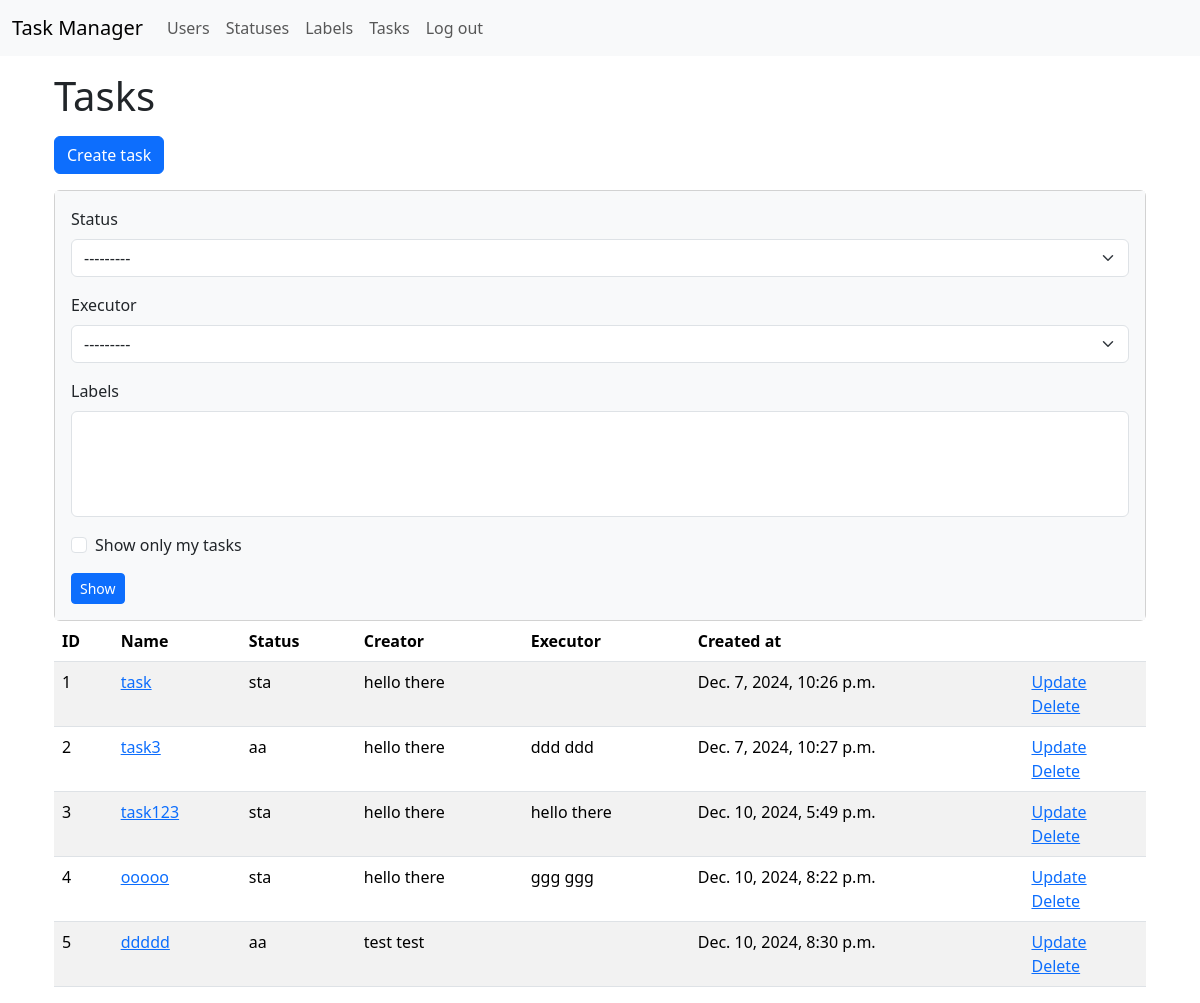
/tasks/ (signed in), run on an earlier commit of the app's database.
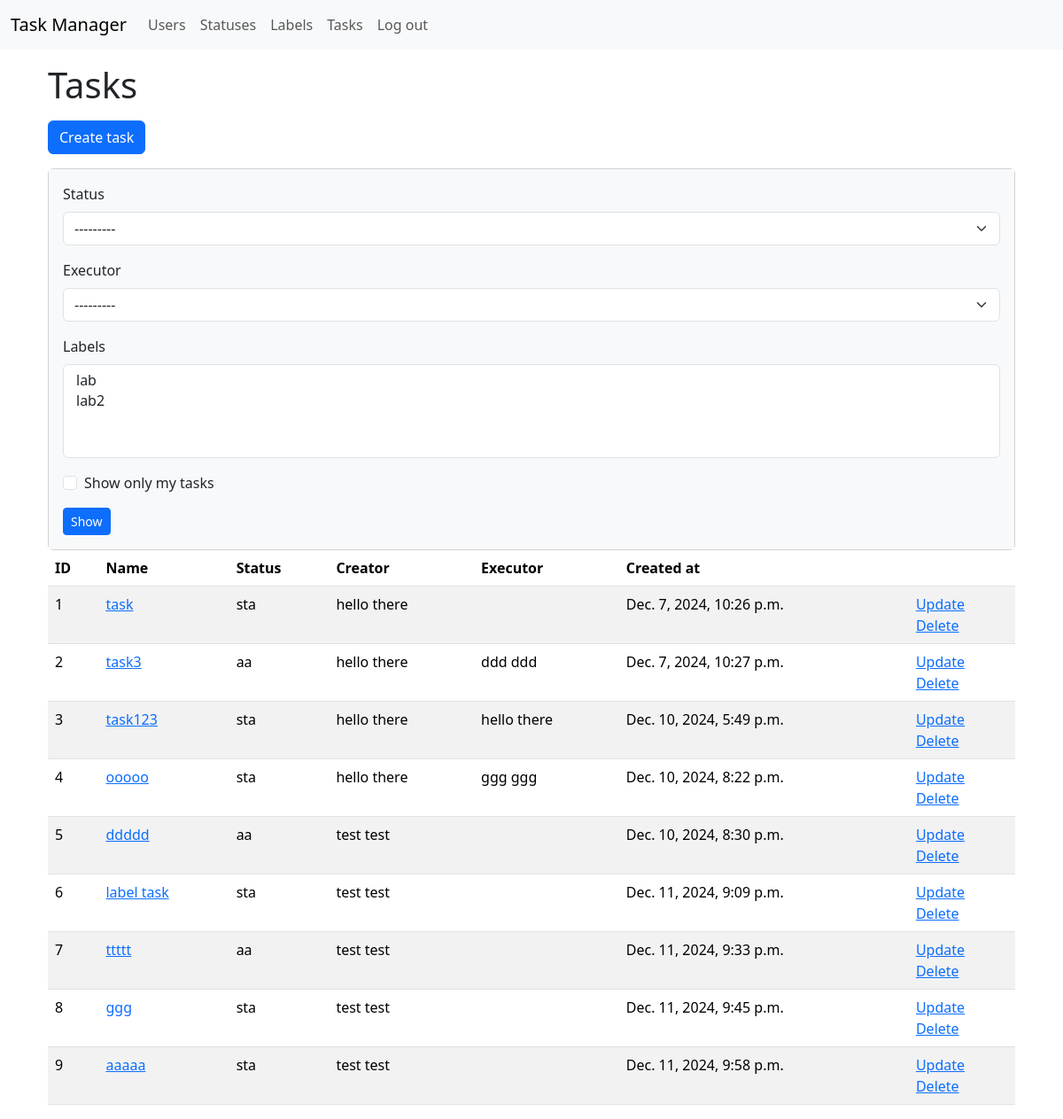
And on a later commit of the database.
### task_manager/task/models.py (models this page shows, shortened)
class Task(models.Model):
    name = models.CharField(max_length=150, blank=False)
    description = models.TextField(blank=True, null=True)
    status = models.ForeignKey(Status, blank=False, on_delete=models.PROTECT)
    creator = models.ForeignKey(
        User, related_name="created_tasks",
        blank=False, on_delete=models.PROTECT
    )
    executor = models.ForeignKey(
        User, related_name="executed_tasks",
        blank=True, null=True, on_delete=models.PROTECT
    )
    created_at = models.DateTimeField(default=timezone.now)
    labels = models.ManyToManyField(Label, blank=True)

### task_manager/status/models.py (models this page shows)
class Status(models.Model):
    name = models.CharField(max_length=150, blank=False, verbose_name=_("Name"))
    created_at = models.DateTimeField(default=timezone.now)
    def __str__(self):
        return self.name

### task_manager/user/models.py (models this page shows)
class User(AbstractUser):
    first_name = models.CharField(
        max_length=150, blank=False, verbose_name=_("First Name")
    )
    last_name = models.CharField(
        max_length=150, blank=False, verbose_name=_("Last Name")
    )
    created_at = models.DateTimeField(default=timezone.now)
    def __str__(self):
        return self.username

### task_manager/task/views.py (the view, shortened to what this page needs)
# urls.py: path('', views.TaskIndexView.as_view(), name='task_index'),
class TaskIndexView(LoginRequiredMixin, FilterView):
    model = Task
    template_name = 'task/index.html'
    context_object_name = 'tasks'
    filterset_class = TaskFilter

### task_manager/label/models.py (called while the page is built)
    def __str__(self):
        return self.name

### task_manager/templates/task/index.html (shortened to what this page needs)
{% extends 'base.html' %}
{% load i18n %}
{% load crispy_forms_tags %}
{% block content %}
<div class="container wrapper flex-grow-1">
    <h1 class="mb-3">{% translate "Tasks" %}</h1>
    <a class="btn btn-primary mb-3" href="{% url 'task_create' %}">{% translate "Create task" %}</a>
    <form method="get" class="card">
        <div class="card-body bg-light">
            {{ filter.form|crispy }}
            <button type="submit" class="btn btn-primary btn-sm">{% translate "Show" %}</button>
        </div>
    </form>
    <table class="table table-striped">
        <thead>
            <tr>
                <th scope="col">ID</th>
                <th scope="col">{% translate "Name" %}</th>
                <th scope="col">{% translate "Status" %}</th>
                <th scope="col">{% translate "Creator" %}</th>
                <th scope="col">{% translate "Executor" %}</th>
                <th scope="col">{% translate "Created at" %}</th>
                <th scope="col"></th>
            </tr>
        </thead>
        <tbody>
        {% for task in tasks %}
            <tr>
                <td>{{ task.id }}</th>
                <td><a href="{% url 'task_page' id=task.id %}">{{ task.name }}</a></td>
                <td>{{ task.status }}</td>
                <td>{{ task.creator.first_name }} {{ task.creator.last_name }}</td>
                <td>{{ task.executor.first_name }} {{ task.executor.last_name }}</td>
                <td>{{ task.created_at }}</td>
                <td>
                    <a href="{% url 'task_update' id=task.id %}">{% translate "Update" %}</a>
                    <br>
                    <a href="{% url 'task_delete' id=task.id %}">{% translate "Delete" %}</a>
                </td>
            </tr>
        {% endfor %}
        </tbody>
    </table>
</div>
{% endblock %}

What changed in the data, as far as the page shows it:
added Task: id "6", name "label task", status "sta", creator.first_name "test", creator.last_name "test", created_at "Dec. 11, 2024, 9:09 p.m."
added Task: id "7", name "ttttt", status "aa", creator.first_name "test", creator.last_name "test", created_at "Dec. 11, 2024, 9:33 p.m."
added Task: id "8", name "ggg", status "sta", creator.first_name "test", creator.last_name "test", created_at "Dec. 11, 2024, 9:45 p.m."
added Task: id "9", name "aaaaa", status "sta", creator.first_name "test", creator.last_name "test", created_at "Dec. 11, 2024, 9:58 p.m."
Also different on the page:
form field labels: (not shown) → "lab / lab2"
